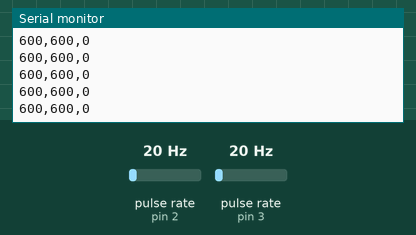
Recording of a sketch running on a simulated Arduino Uno, built with avr-gcc and run on an emulated ATmega328P. On the bench: the last lines printed to the serial monitor. Wiring (inferred from the names in the program): 2 × pulse sensor: data pin 2 / data pin 3. The test bench sets the inputs (shaded band); at power-on: pulse rate (sensors on pin 2, pin 3) 20 Hz.

Above: at 1.2 s.
1.3 s: pulse rate (sensor on pin 2) set to 4 Hz
At 1.41 s:
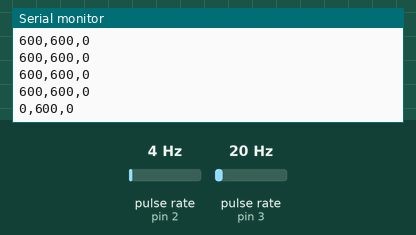
2.8 s: pulse rate (sensor on pin 3) set to 4 Hz
At 2.81 s:
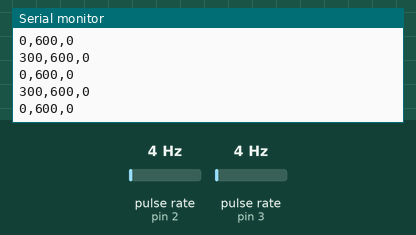
4.3 s: pulse rate (sensor on pin 2) set to 50 Hz
At 4.31 s:
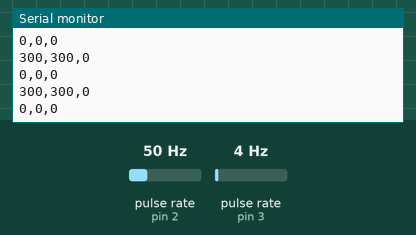
5.8 s: pulse rate (sensor on pin 3) set to 50 Hz
At 5.81 s:
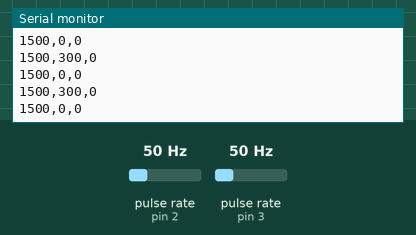
Timing chart, 0 to 8.3 s (numbered marks = the images above; inputs shaded):
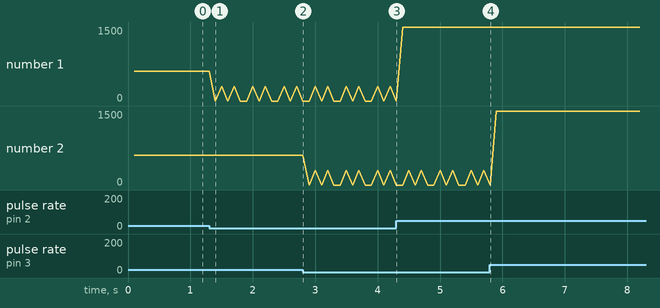

The sketch:

3ch_tachometer.ino
```cpp
const int tacho1 = 2;
const int tacho2 = 3;
const int tacho3 = 18;

const int UPDATE_INTERVAL_MS = 100;   // Change this to any interval (20, 50, 100, 1000...)
const int PULSES_PER_REV = 2;

volatile unsigned int pulse1 = 0;
volatile unsigned int pulse2 = 0;
volatile unsigned int pulse3 = 0;

unsigned long past_time = 0;

void setup() {
  Serial.begin(9600);

  pinMode(tacho1, INPUT_PULLUP);
  pinMode(tacho2, INPUT_PULLUP);
  pinMode(tacho3, INPUT_PULLUP);

  attachInterrupt(digitalPinToInterrupt(tacho1), pulse_count1, FALLING);
  attachInterrupt(digitalPinToInterrupt(tacho2), pulse_count2, FALLING);
  attachInterrupt(digitalPinToInterrupt(tacho3), pulse_count3, FALLING);

  // Serial.println("3-Channel RPM Measurement");
}

void loop() {
  unsigned long currentTime = millis();

  if (currentTime - past_time >= UPDATE_INTERVAL_MS) {
    past_time = currentTime;

    // Safely copy and reset pulse counts
    noInterrupts();
    unsigned int p1 = pulse1;
    unsigned int p2 = pulse2;
    unsigned int p3 = pulse3;

    pulse1 = 0;
    pulse2 = 0;
    pulse3 = 0;
    interrupts();

    // Calculate RPM
    float rpm1 = (p1 * 60000.0) / (PULSES_PER_REV * UPDATE_INTERVAL_MS);
    float rpm2 = (p2 * 60000.0) / (PULSES_PER_REV * UPDATE_INTERVAL_MS);
    float rpm3 = (p3 * 60000.0) / (PULSES_PER_REV * UPDATE_INTERVAL_MS);

    // Output as CSV (easy for LabVIEW)
    Serial.print(rpm1, 0);
    Serial.print(",");
    Serial.print(rpm2, 0);
    Serial.print(",");
    Serial.println(rpm3, 0);
  }
}

// Interrupt Service Routines
void pulse_count1() {
  pulse1++;
}

void pulse_count2() {
  pulse2++;
}

void pulse_count3() {
  pulse3++;
}


// const int tacho1 = 2;
// const int tacho2 = 3;
// const int tacho3 = 18;

// volatile unsigned int pulse1 = 0;
// volatile unsigned int pulse2 = 0;
// volatile unsigned int pulse3 = 0;

// unsigned long past_time = 0;

// void setup() {
//   Serial.begin(9600);

//   pinMode(tacho1, INPUT_PULLUP);
//   pinMode(tacho2, INPUT_PULLUP);
//   pinMode(tacho3, INPUT_PULLUP);

//   attachInterrupt(digitalPinToInterrupt(tacho1), pulse_count1, FALLING);
//   attachInterrupt(digitalPinToInterrupt(tacho2), pulse_count2, FALLING);
//   attachInterrupt(digitalPinToInterrupt(tacho3), pulse_count3, FALLING);

//   Serial.println("3-Channel RPM Measurement");
// }

// void loop() {
//   unsigned long currentTime = millis();

//   if (currentTime - past_time >= 1000) {   // Update every 1 second
//     past_time = currentTime;

//     noInterrupts();
//     unsigned int p1 = pulse1;
//     unsigned int p2 = pulse2;
//     unsigned int p3 = pulse3;

//     pulse1 = 0;
//     pulse2 = 0;
//     pulse3 = 0;
//     interrupts();

//     // Assuming 2 pulses per revolution
//     float rpm1 = (p1 * 60.0) / 2.0;
//     float rpm2 = (p2 * 60.0) / 2.0;
//     float rpm3 = (p3 * 60.0) / 2.0;

//     Serial.print("RPM1: ");
//     Serial.print(rpm1, 0);

//     Serial.print(" | RPM2: ");
//     Serial.print(rpm2, 0);

//     Serial.print(" | RPM3: ");
//     Serial.println(rpm3, 0);
//   }
// }

// // Interrupt Service Routines
// void pulse_count1() {
//   pulse1++;
// }

// void pulse_count2() {
//   pulse2++;
// }

// void pulse_count3() {
//   pulse3++;
// }
```

Measured:
- after the input at 1.3 s, the serial monitor: prints a new line after 0.10 s (image 1)
- plotted number 1: 600 → 300 after the input at 1.3 s, 300 → 1500 after the input at 4.3 s
